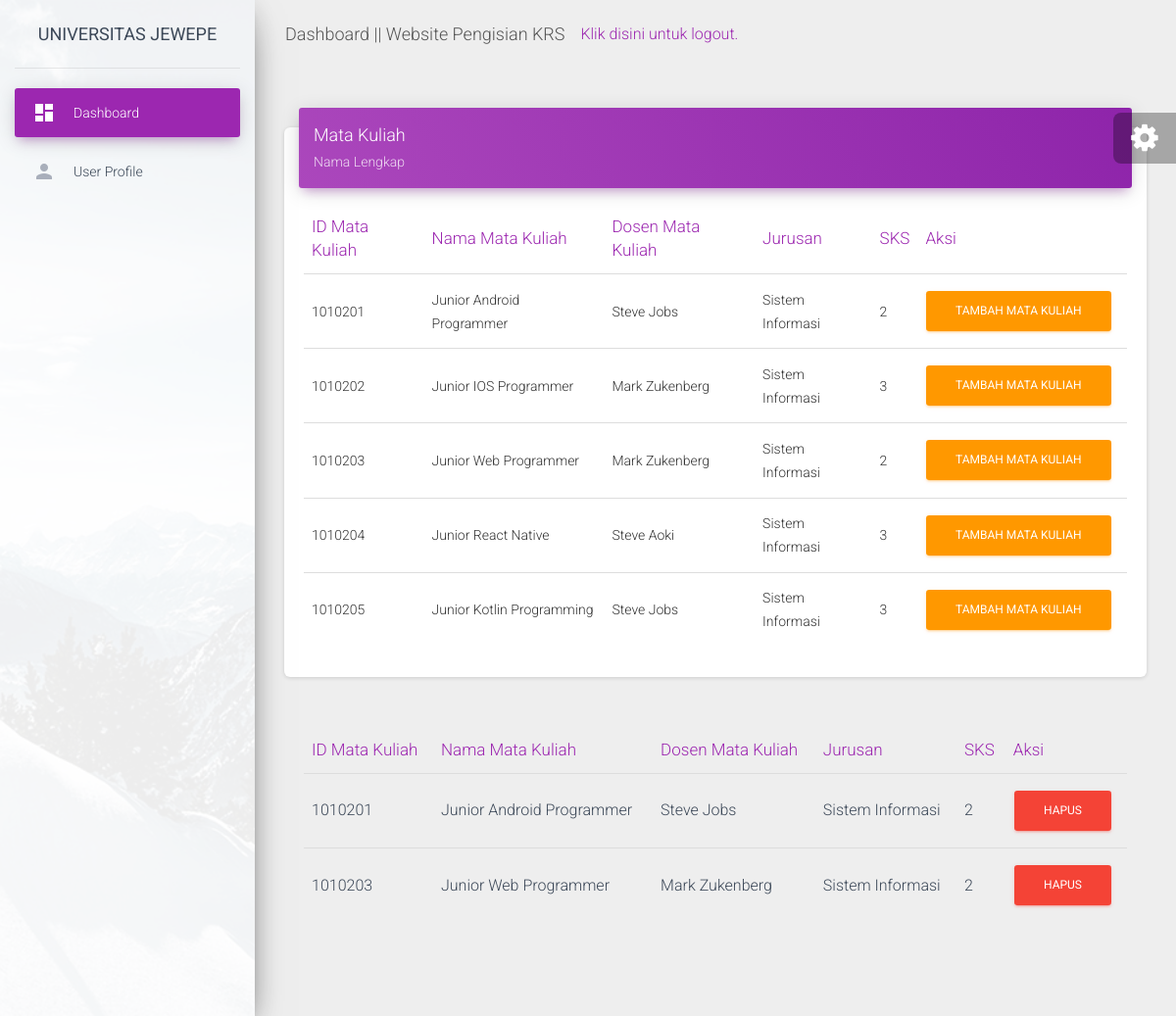
/arpmpanel/index.php (signed in), run on the app's committed database.
### tables this page shows
CREATE TABLE `tbl_matakuliah` (
  `id_matakuliah` int(8) NOT NULL,
  `nama_matakuliah` varchar(35) NOT NULL,
  `dosen_matakuliah` varchar(25) NOT NULL,
  `jurusan` varchar(25) NOT NULL,
  `jumlah_sks` int(2) NOT NULL
);

CREATE TABLE `tbl_matakuliah_mahasiswa` (
  `id_matakuliah` int(8) NOT NULL,
  `nama_matakuliah` varchar(35) NOT NULL,
  `dosen_matakuliah` varchar(25) NOT NULL,
  `jurusan` varchar(25) NOT NULL,
  `jumlah_sks` int(2) NOT NULL
);

### arpmpanel/index.php (the view, shortened to what this page needs)
<?php
include 'config.php';
?>
<!DOCTYPE html>
<html lang="en">
<head>
  <link rel="stylesheet" href="https://maxcdn.bootstrapcdn.com/font-awesome/latest/css/font-awesome.min.css">
  <link href="../assets/css/material-dashboard.css?v=2.1.2" rel="stylesheet" />
  <link href="../assets/demo/demo.css" rel="stylesheet" />
</head>
<body class="">
  <div class="wrapper ">
    <div class="sidebar" data-color="purple" data-background-color="white" data-image="../assets/img/sidebar-1.jpg">
      <div class="logo"><a href="#" class="simple-text logo-normal">
          UNIVERSITAS JEWEPE
        </a></div>
      <div class="sidebar-wrapper">
        <ul class="nav">
          <li class="nav-item active  ">
            <a class="nav-link" href="./index.php">
              <i class="material-icons">dashboard</i>
              <p>Dashboard</p>
            </a>
          </li>
          <li class="nav-item ">
            <a class="nav-link" href="./user.php">
              <i class="material-icons">person</i>
              <p>User Profile</p>
            </a>
          </li>
        </ul>
      </div>
    </div>
    <div class="main-panel">
      <nav class="navbar navbar-expand-lg navbar-transparent navbar-absolute fixed-top ">
        <div class="container-fluid">
          <div class="navbar-wrapper">
            <a class="navbar-brand" href="javascript:;">Dashboard || Website Pengisian KRS</a>
            <a href="logout_mahasiswa.php">Klik disini untuk logout.</a>
          </div>
        </div>
      </nav>
      <div class="content">
        <div class="container-fluid">
          <div class="row">
            <div class="col-md-12">
              <div class="card">
                <div class="card-header card-header-primary">
                  <h4 class="card-title ">Mata Kuliah</h4>
                  <p class="card-category">Nama Lengkap</p>
                </div>
                <div class="card-body">
                <form enctype="multipart/form-data" method="POST">
                  <div class="table-responsive">
                    <table class="table">
                      <thead class=" text-primary">
                        <th>ID Mata Kuliah</th>
                        <th>Nama Mata Kuliah</th>
                        <th>Dosen Mata Kuliah</th>
                        <th>Jurusan</th>
                        <th>SKS</th>
                        <th>Aksi</th>
                      </thead>
                      <tbody>
                      <?php
                      $ambil = mysqli_query($con, "SELECT * FROM tbl_matakuliah"); ?>
                      <?php while ($pecah = mysqli_fetch_assoc($ambil)) {
                        ?>
                        <tr>
                          <td><?= $pecah['id_matakuliah']; ?></td>
                          <td><?= $pecah['nama_matakuliah']; ?></td>
                          <td><?= $pecah['dosen_matakuliah']; ?></td>
                          <td><?= $pecah['jurusan']; ?></td>
                          <td><?= $pecah['jumlah_sks']; ?></td>
                          <td>
                          <a href="tambah_matakuliah.php?id_matakuliah=<?= $pecah['id_matakuliah']; ?>" class="btn btn-warning mr-2">Tambah Mata Kuliah</a>
                          </td>
                        </tr>
                        <?php } ?>
                      </tbody>
                    </table>
                  </div>
                </form>
                </div>
              </div>
            </div>
      </div>
      <div class="card-body">
                  <div class="table-responsive">
                    <table class="table">
                      <thead class=" text-primary">
                        <th>ID Mata Kuliah</th>
                        <th>Nama Mata Kuliah</th>
                        <th>Dosen Mata Kuliah</th>
                        <th>Jurusan</th>
                        <th>SKS</th>
                        <th>Aksi</th>
                      </thead>
                      <tbody>
                      <?php
                      $ambil = mysqli_query($con, "SELECT * FROM tbl_matakuliah_mahasiswa"); ?>
                      <?php while ($pecah = mysqli_fetch_assoc($ambil)) {
                        ?>
                        <tr>
                          <td><?= $pecah['id_matakuliah']; ?></td>
                          <td><?= $pecah['nama_matakuliah']; ?></td>
                          <td><?= $pecah['dosen_matakuliah']; ?></td>
                          <td><?= $pecah['jurusan']; ?></td>
                          <td><?= $pecah['jumlah_sks']; ?></td>
                          <td>
								          <a href="hapus_matakuliah.php?id_matakuliah=<?= $pecah['id_matakuliah']; ?>" class="btn btn-danger">Hapus</a>
                          </td>
                        </tr>
                        <?php } ?>
                      </tbody>
                    </table>
                  </div>
                </div>
      <footer class="footer">
      </footer>
    </div>
  </div>
  <div class="fixed-plugin">
    <div class="dropdown show-dropdown">
      <a href="#" data-toggle="dropdown">
        <i class="fa fa-cog fa-2x"> </i>
      </a>
    </div>
  </div>
</body>
</html>

### data on the page
tbl_matakuliah: id_matakuliah "1010201", nama_matakuliah "Junior Android Programmer", dosen_matakuliah "Steve Jobs", jurusan "Sistem Informasi", jumlah_sks "2"
tbl_matakuliah: id_matakuliah "1010202", nama_matakuliah "Junior IOS Programmer", dosen_matakuliah "Mark Zukenberg", jurusan "Sistem Informasi", jumlah_sks "3"
tbl_matakuliah: id_matakuliah "1010203", nama_matakuliah "Junior Web Programmer", dosen_matakuliah "Mark Zukenberg", jurusan "Sistem Informasi", jumlah_sks "2"
tbl_matakuliah: id_matakuliah "1010204", nama_matakuliah "Junior React Native", dosen_matakuliah "Steve Aoki", jurusan "Sistem Informasi", jumlah_sks "3"
tbl_matakuliah: id_matakuliah "1010205", nama_matakuliah "Junior Kotlin Programming", dosen_matakuliah "Steve Jobs", jurusan "Sistem Informasi", jumlah_sks "3"
tbl_matakuliah_mahasiswa: id_matakuliah "1010201", nama_matakuliah "Junior Android Programmer", dosen_matakuliah "Steve Jobs", jurusan "Sistem Informasi", jumlah_sks "2"
tbl_matakuliah_mahasiswa: id_matakuliah "1010203", nama_matakuliah "Junior Web Programmer", dosen_matakuliah "Mark Zukenberg", jurusan "Sistem Informasi", jumlah_sks "2"
